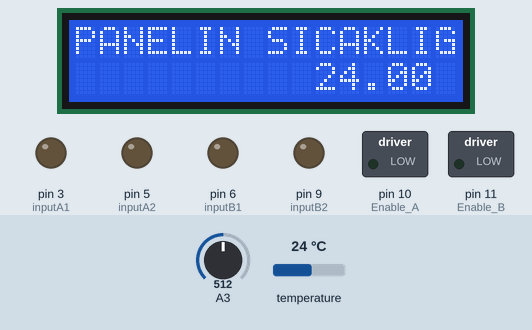
Bench run of a sketch on a simulated Arduino Uno, built with avr-gcc and run on an emulated ATmega328P. Parts: 16×2 character LCD, switched loads named in the sketch (green lamp = pin HIGH), output pins drawn as LEDs (lit = HIGH). Inputs (shaded band) come from the test bench; at power-on: temperature 24 °C, A3 = 512. What the sketch prints to the serial monitor is not drawn.

Above: at 1.2 s.
1.3 s: temperature set to 22.7 °C
At 7.3 s:
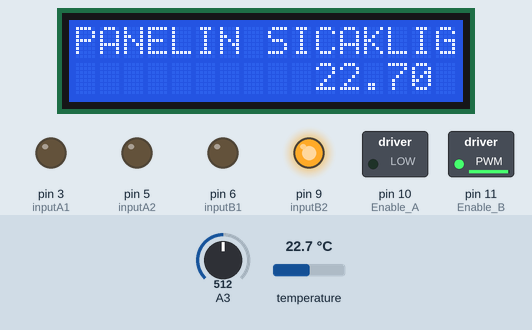
9.6 s: temperature set to 21.2 °C
At 21.5 s:
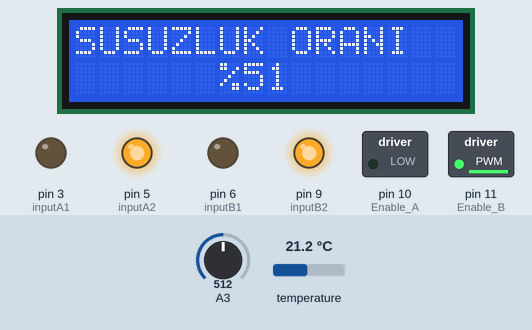
21.6 s: A3 set to 499
At 28.5 s:
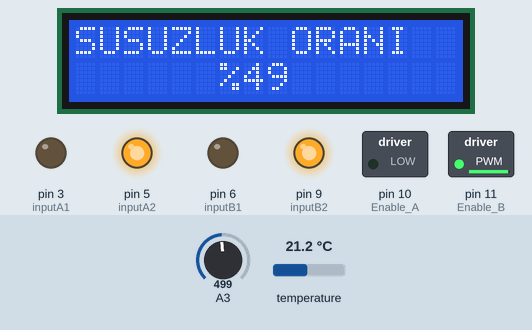
31.9 s: A3 set to 477
At 43.1 s:
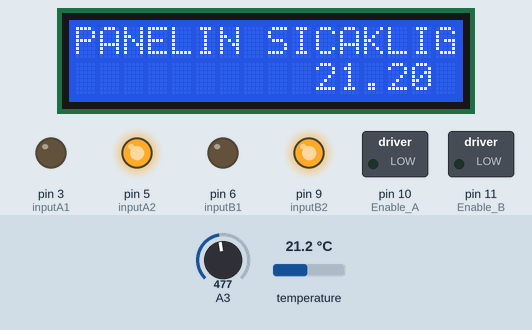
43.9 s: temperature set to 24.3 °C
At 49.5 s:
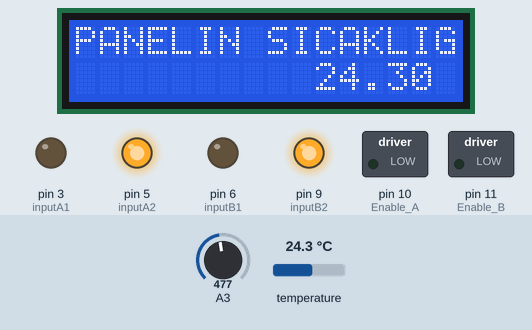
53.2 s: temperature set to 25.9 °C
At 63.7 s:
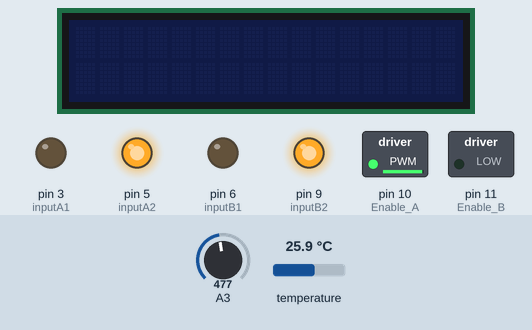
Timing chart, 0 to 65.2 s (numbered marks = the images above; inputs shaded):
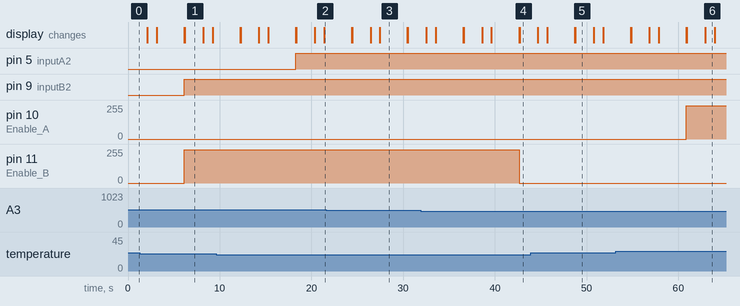

Measured:
- the behaviour switches between 22 and 21.9 °C on temperature (found by bisection; images 1 and 2)
- the behaviour switches between 491 and 490 on A3 (found by bisection; images 3 and 4)
- the behaviour switches between 25 and 25.1 °C on temperature (found by bisection; images 5 and 6)
- after the input at 9.6 s, pin 5 (inputA2): LOW → HIGH after 8.7 s
- after the input at 31.9 s, pin 11 (Enable_B): 250/255 → 0/255 after 10.7 s
- after the input at 53.2 s, pin 10 (Enable_A): 0/255 → 250/255 after 7.7 s
- what the display in image 1 shows lasts 2.0 s, from 6.2 s to 8.2 s

The sketch:

Verimi_Arttirilan_PV_Paneller_ile_Tarim_Sulama.ino
```cpp
#include <LiquidCrystal_I2C.h>//16x2 LCD Ekran kütüphanemizi yazılımımıza dahil ediyoruz.
LiquidCrystal_I2C lcd(0x27,16,2);//Kullanılan Ekran Türünün 0x27 olduğunu sisteme tanımlıyoruz.
#include <Wire.h>
#include "Adafruit_MCP9808.h"
const int Enable_A = 10; // Panel soğutma sisteminin bağlantıları
const int inputA1 = 3;
const int inputA2 = 5;

const int Enable_B = 11; // Tarla sulama sisteminin bağlantıları
const int inputB1 = 6;
const int inputB2 = 9;

int TnemValue=0; // Topraktan alınan nemin analog degeri (0-1023)
int YuzdeNem=0; // Topraktan alınan nemin yuzdelik degeri (0-100)

Adafruit_MCP9808 tempsensor = Adafruit_MCP9808();// Sıcaklık sensoru kutuphanesini sisteme tanımladık.
void setup()
{
  Serial.begin(9600); // Seri haberleşmeyi 9600 bandında başlattık.
  lcd.begin(); // lcd ekranı aktifleştirdik.
  Serial.println("MCP9808 started");// Serial ekrana MCP9808 sıcaklık sensörünün başlatıldığı mesajını yazdırdık.

  pinMode(Enable_A, OUTPUT);// Panel soğutma sisteminin pinlerini çıktı olarak tanımladık.
  pinMode(inputA1, OUTPUT); // Panel soğutma sisteminin pinlerini çıktı olarak tanımladık.
  pinMode(inputA2, OUTPUT); // Panel soğutma sisteminin pinlerini çıktı olarak tanımladık.

  pinMode(Enable_B, OUTPUT);  // Tarla sulama sistemipinlerini çıktı olarak tanımladık.
  pinMode(inputB1, OUTPUT);  // Tarla sulama sistemipinlerini çıktı olarak tanımladık.
  pinMode(inputB2, OUTPUT); // Tarla sulama sistemipinlerini çıktı olarak tanımladık.


  if (!tempsensor.begin()) { // Eğer sıcaklık sensörü aktive edilemezse Serial Habeleşme paneline "Başarız bağlantı" uyarısısı verecek
    Serial.println("Basarisiz Baglanti!");
    while (1);
  }
}

void loop() {
  TnemValue = analogRead(A3 ); //Toprak sensöründen alınan veriyi Arduino'ya A0 pininden iletilecek.
  YuzdeNem=map(TnemValue,1023,0,100,0); // Topraktan alınan veriyi(0-1023) yüzdelik değere dönüştürüyoruz.
  //Serial.println(9600);
  float c = tempsensor.readTempC(); // Topraktan alınan veriyi Celcius formatına dönüştemek için tanımlama yapıldı.
  float f = c * 9.0 / 5.0 + 32; // Celcius formatı için fonksiyon tanımlandı.

 // Serial Ekrana yansıtılan veriler
 Serial.print("Temp: "); Serial.print(c); Serial.print("*C\t");
 Serial.print(f); Serial.println("*F");
 Serial.println(TnemValue);
 lcd.setCursor(0,0);// Lcd ekranın 0. satırının 0. sütununa
 lcd.print("PANELIN SICAKLIGI"); // "PANELIN SICAKLIĞI" yazıldı.
 lcd.setCursor(0,1); // Lcd Ekranın 1.satırının 0.sütuna
 lcd.print("      ");
 lcd.setCursor(10,1);
 lcd.print(     c); // Sıcaklık verisi yazıldı.
 delay(2000); // 2 saniye bekleme süresi

 lcd.clear(); // Lcd ekrandaki veriler silinecek ve 2. bilgilendirici metine hazır hale getirilecektir.
 lcd.noBacklight();
 delay(1000);
 lcd.backlight();
 lcd.setCursor(0,0); // Lcd ekranın 0. satırının 0. sütununa
 lcd.print("SUSUZLUK ORANI");// "SUSUZLUK ORANI" yazıldı.
 lcd.setCursor(0,1);
 lcd.print("      %");
 lcd.print(    YuzdeNem); // Sıcaklık verisi yazıldı.
 delay(3000);
 lcd.clear();

   if(c>25 )// Eğer ölçülen sıcaklık 25 dereceden büyük olursa Panel soğutma motoru çalıştırılacak.
  {
  digitalWrite(inputA1,LOW);
  digitalWrite(inputA2,HIGH);
  analogWrite(Enable_A,250);
  }
  else if(c<22)
  {
  digitalWrite(inputA1,LOW);
  digitalWrite(inputA2,HIGH);
  analogWrite(Enable_A,0);
  }
  delay(1);
  if(TnemValue>=500 && TnemValue<=1200)// Eğer ölçülen toprak nem değeri belirlenen aralıkta olursa Tarla sulama motoru çalıştırılacak.
  {
  digitalWrite(inputB1,LOW);
  digitalWrite(inputB2,HIGH);
  analogWrite(Enable_B,250);
  }
  else if(TnemValue<=490)
  {
  digitalWrite(inputB1,LOW);
  digitalWrite(inputB2,HIGH);
  analogWrite(Enable_B,0);
  }
}
```
